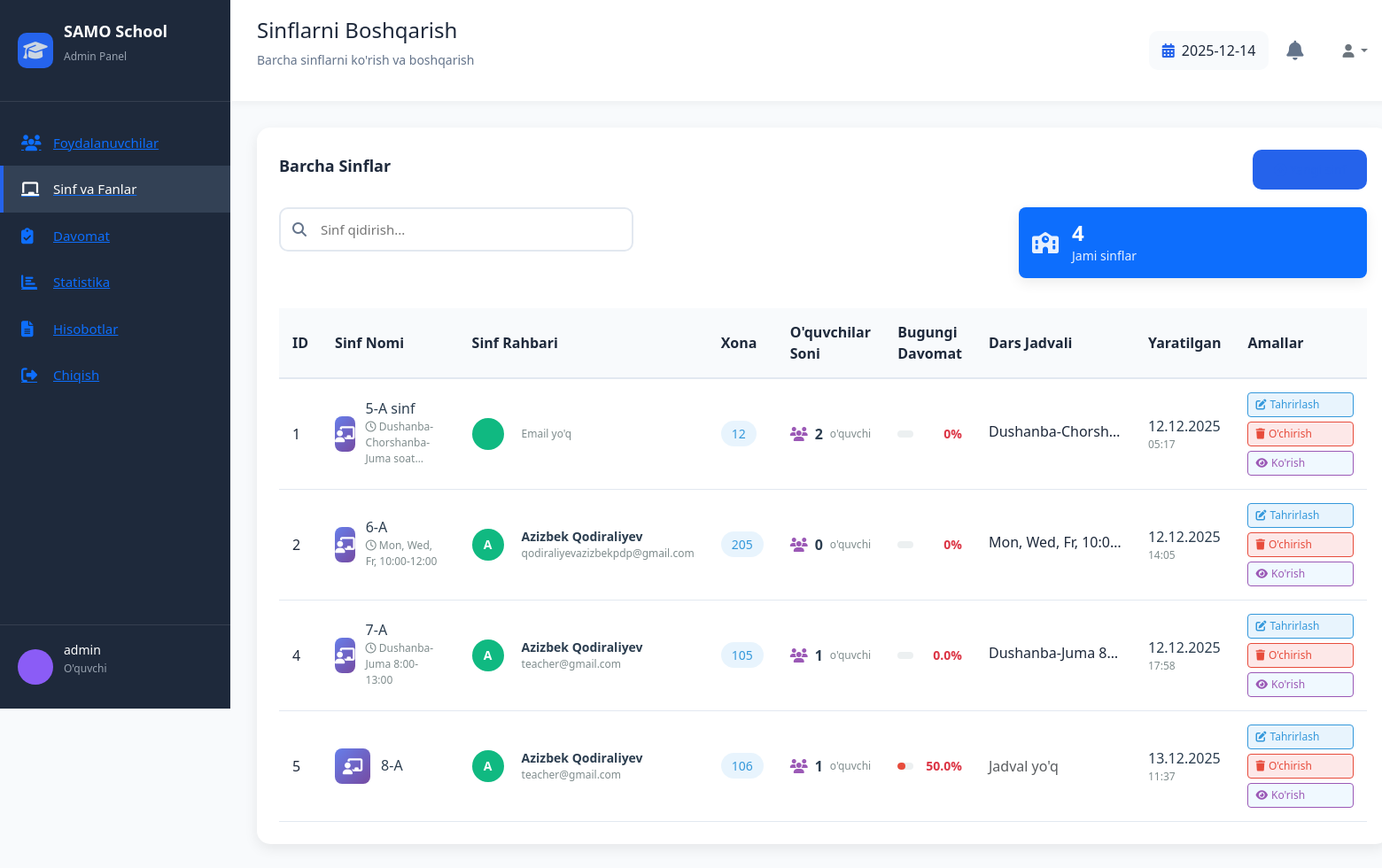
Page /classes/ (signed in) on the committed database.
### attendance/models.py (models this page shows, shortened)
class Class(models.Model):
    name = models.CharField(max_length=50)
    teacher = models.ForeignKey(User, on_delete=models.SET_NULL, null=True,
                                related_name='teacher_classes')
    room = models.CharField(max_length=20, blank=True, null=True)
    schedule = models.CharField(max_length=100, blank=True, null=True)
    created_at = models.DateTimeField(auto_now_add=True)

### attendance/views.py (the view)
# urls.py: path('classes/', views.manage_classes, name='manage_classes'),
@login_required
def manage_classes(request):
    if not user_is_admin(request.user):
        messages.error(request, "Sizda admin huquqlari yo'q!")
        return redirect('login')
    classes = Class.objects.select_related('teacher').annotate(
        student_count=Count('students')
    ).all()
    today = timezone.now().date()
    for cls in classes:
        total = Attendance.objects.filter(class_obj=cls, date=today).count()
        present = Attendance.objects.filter(class_obj=cls, date=today, status='present').count()
        cls.attendance_rate = round((present / total * 100) if total > 0 else 0, 1)
    context = {
        'classes': classes,
    }
    return render(request, 'attendance/manage_classes.html', context)

### attendance/views.py (called while the page is built)
def user_is_admin(user):
    if user.is_superuser:
        return True
    if hasattr(user, 'profile'):
        return user.profile.role == 'admin'
    return False

### attendance/templates/attendance/manage_classes.html (shortened to what this page needs)
{% extends 'attendance/base_admin.html' %}
{% block page_title %}Sinflarni Boshqarish{% endblock %}
{% block page_subtitle %}Barcha sinflarni ko'rish va boshqarish{% endblock %}
{% block content %}
<div class="dashboard-card">
    <div class="card-header">
        <h3>Barcha Sinflar</h3>
        <a href="{% url 'add_class' %}" class="btn btn-primary">
            <i class="fas fa-plus-circle"></i> Yangi sinf
        </a>
    </div>
    <div class="card-body">
        <div class="row mb-4">
            <div class="col-md-8">
                <div class="search-box">
                    <i class="fas fa-search"></i>
                    <input type="text" id="classSearch" placeholder="Sinf qidirish..." onkeyup="searchClasses()">
                </div>
            </div>
            <div class="col-md-4">
                <div class="stat-card bg-primary">
                    <i class="fas fa-school"></i>
                    <div>
                        <h4>{{ classes|length }}</h4>
                        <p>Jami sinflar</p>
                    </div>
                </div>
            </div>
        </div>
        <div class="table-responsive">
            <table class="data-table" id="classesTable">
                <thead>
                    <tr>
                        <th>ID</th>
                        <th>Sinf Nomi</th>
                        <th>Sinf Rahbari</th>
                        <th>Xona</th>
                        <th>O'quvchilar Soni</th>
                        <th>Bugungi Davomat</th>
                        <th>Dars Jadvali</th>
                        <th>Yaratilgan</th>
                        <th>Amallar</th>
                    </tr>
                </thead>
                <tbody>
                    {% for class in classes %}
                    <tr>
                        <td>{{ class.id }}</td>
                        <td>
                            <div class="class-cell">
                                <div class="class-icon">
                                    <i class="fas fa-chalkboard-teacher"></i>
                                </div>
                                <div class="class-info">
                                    <h4>{{ class.name }}</h4>
                                    {% if class.schedule %}
                                    <p><i class="far fa-clock"></i> {{ class.schedule|truncatechars:30 }}</p>
                                    {% endif %}
                                </div>
                            </div>
                        </td>
                        <td>
                            {% if class.teacher %}
                            <div class="teacher-cell">
                                <div class="user-avatar teacher">
                                    {{ class.teacher.first_name|first|upper }}
                                </div>
                                <div class="teacher-info">
                                    <strong>{{ class.teacher.get_full_name }}</strong>
                                    <small>{{ class.teacher.email|default:"Email yo'q" }}</small>
                                </div>
                            </div>
                            {% else %}
                            <span class="text-muted">Tayinlanmagan</span>
                            {% endif %}
                        </td>
                        <td>
                            {% if class.room %}
                            <span class="room-badge">{{ class.room }}</span>
                            {% else %}
                            <span class="text-muted">-</span>
                            {% endif %}
                        </td>
                        <td>
                            <div class="student-count">
                                <i class="fas fa-users"></i>
                                <span class="count">{{ class.student_count|default:0 }}</span>
                                <span class="label">o'quvchi</span>
                            </div>
                        </td>
                        <td>
                            <div class="attendance-widget">
                                {% if class.attendance_rate >= 80 %}
                                <div class="progress high">
                                    <div class="progress-bar" style="width: {{ class.attendance_rate }}%"></div>
                                </div>
                                <span class="percentage text-success">{{ class.attendance_rate }}%</span>
                                {% elif class.attendance_rate >= 60 %}
                                <div class="progress medium">
                                    <div class="progress-bar" style="width: {{ class.attendance_rate }}%"></div>
                                </div>
                                <span class="percentage text-warning">{{ class.attendance_rate }}%</span>
                                {% else %}
                                <div class="progress low">
                                    <div class="progress-bar" style="width: {{ class.attendance_rate }}%"></div>
                                </div>
                                <span class="percentage text-danger">{{ class.attendance_rate }}%</span>
                                {% endif %}
                            </div>
                        </td>
                        <td>
                            {% if class.schedule %}
                            <span class="schedule-info" title="{{ class.schedule }}">
                                {{ class.schedule|truncatechars:20 }}
                            </span>
                            {% else %}
                            <span class="text-muted">Jadval yo'q</span>
                            {% endif %}
                        </td>
                        <td>
                            <div class="date-info">
                                <div>{{ class.created_at|date:"d.m.Y" }}</div>
                                <small>{{ class.created_at|date:"H:i" }}</small>
                            </div>
                        </td>
                        <td>
                            <div class="action-buttons">
                                <a href="{% url 'edit_class' class.id %}" class="action-btn-small edit-btn">
                                    <i class="fas fa-edit"></i> Tahrirlash
                                </a>
                                <a href="{% url 'delete_class' class.id %}" class="action-btn-small delete-btn"
                                   onclick="return confirm('{{ class.name }} sinfini oʻchirishni tasdiqlaysizmi? Bu bilan sinfga tegishli barcha davomat maʼlumotlari ham oʻchiriladi.')">
                                    <i class="fas fa-trash"></i> O'chirish
                                </a>
                                <button class="action-btn-small view-btn" onclick="viewClassDetails({{ class.id }})">
                                    <i class="fas fa-eye"></i> Ko'rish
                                </button>
                            </div>
                        </td>
                    </tr>
                    {% endfor %}
                </tbody>
            </table>
        </div>
    </div>
</div>
{% endblock %}

### attendance/templates/attendance/base_admin.html (shortened to what this page needs)
<!DOCTYPE html>
<html lang="uz">
<head>
    <link rel="stylesheet" href="https://cdnjs.cloudflare.com/ajax/libs/font-awesome/6.4.0/css/all.min.css">
    <link rel="stylesheet" href="https://cdn.jsdelivr.net/npm/flatpickr/dist/flatpickr.min.css">
    <link href="https://cdn.jsdelivr.net/npm/bootstrap@5.3.0/dist/css/bootstrap.min.css" rel="stylesheet">
</head>
<body>
    <div class="sidebar">
        <div class="sidebar-header">
            <div class="logo">
                <div class="logo-icon">
                    <i class="fas fa-graduation-cap"></i>
                </div>
                <div class="logo-text">
                    <h2>SAMO School</h2>
                    <p>Admin Panel</p>
                </div>
            </div>
        </div>
        <div class="sidebar-menu">
            <a href="{% url 'manage_users' %}" class="menu-link">
                <div class="menu-item {% if 'users' in request.path %}active{% endif %}" data-page="users">
                    <i class="fas fa-users"></i>
                    <span>Foydalanuvchilar</span>
                </div>
            </a>
            <a href="{% url 'manage_classes' %}" class="menu-link">
                <div class="menu-item {% if 'classes' in request.path %}active{% endif %}" data-page="classes">
                    <i class="fas fa-chalkboard"></i>
                    <span>Sinf va Fanlar</span>
                </div>
            </a>
            <a href="{% url 'manage_attendance' %}" class="menu-link">
                <div class="menu-item {% if 'attendance' in request.path %}active{% endif %}" data-page="attendance">
                    <i class="fas fa-clipboard-check"></i>
                    <span>Davomat</span>
                </div>
            </a>
            <a href="{% url 'statistics' %}" class="menu-link">
                <div class="menu-item {% if 'statistics' in request.path %}active{% endif %}" data-page="statistics">
                    <i class="fas fa-chart-bar"></i>
                    <span>Statistika</span>
                </div>
            </a>
            <a href="{% url 'reports' %}" class="menu-link">
                <div class="menu-item {% if 'reports' in request.path %}active{% endif %}" data-page="reports">
                    <i class="fas fa-file-alt"></i>
                    <span>Hisobotlar</span>
                </div>
            </a>
            <a href="{% url 'logout' %}" class="menu-link">
                <div class="menu-item {% if 'logout' in request.path %}active{% endif %}" data-page="logout">
                    <i class="fas fa-sign-out-alt"></i>
                    <span>Chiqish</span>
                </div>
            </a>
        </div>
        <div class="sidebar-footer">
            <div class="admin-info">
                <div class="admin-avatar">
                </div>
                <div class="admin-details">
                    <h4>{{ request.user.get_full_name|default:request.user.username }}</h4>
                    <p>
                        {% if request.user.profile.role == 'admin' %}
                            Administrator
                        {% elif request.user.profile.role == 'teacher' %}
                            O'qituvchi
                        {% else %}
                            O'quvchi
                        {% endif %}
                    </p>
                </div>
            </div>
        </div>
    </div>
    <div class="main-content">
        <div class="top-nav">
            <div class="page-title">
                <h1>{% block page_title %}Admin Dashboard{% endblock %}</h1>
                <p>{% block page_subtitle %}Barcha tizimni boshqarish paneli{% endblock %}</p>
            </div>
            <div class="nav-right">
                <div class="date-picker" id="datePicker">
                    <i class="fas fa-calendar-alt"></i>
                    <span id="currentDate">{% now "Y-m-d" %}</span>
                </div>
                <div class="notifications">
                    <div class="notification-icon">
                        <i class="fas fa-bell"></i>
                    </div>
                </div>
                <div class="dropdown">
                    <button class="btn btn-outline-secondary dropdown-toggle" type="button" data-bs-toggle="dropdown">
                        <i class="fas fa-user"></i>
                    </button>
                </div>
            </div>
        </div>
        <div class="content-area">
            {% block content %}{% endblock %}
        </div>
    </div>
</body>
</html>

### attendance/templates/attendance/manage_classes.html (style rules this page uses)
.class-cell { display: flex; align-items: center; gap: 12px; }
.class-icon { width: 40px; height: 40px; background: linear-gradient(135deg, #667eea 0%, #764ba2 100%); border-radius: 8px; display: flex; align-items: center; justify-content: center; color: white; font-size: 18px; }
.class-info h4 { margin: 0; font-size: 16px; color: #2c3e50; }
.class-info p { margin: 2px 0 0 0; font-size: 12px; color: #7f8c8d; }
.teacher-cell { display: flex; align-items: center; gap: 8px; }
.teacher-info { display: flex; flex-direction: column; }
.teacher-info strong { font-size: 14px; color: #2c3e50; }
.teacher-info small { font-size: 12px; color: #7f8c8d; }
.room-badge { display: inline-block; padding: 4px 12px; background: #e8f4fd; color: #3498db; border-radius: 20px; font-weight: 500; font-size: 14px; }
.student-count { display: flex; align-items: center; gap: 8px; }
.student-count i { color: #9b59b6; font-size: 16px; }
.student-count .count { font-weight: 600; font-size: 16px; color: #2c3e50; }
.student-count .label { font-size: 12px; color: #7f8c8d; }
.attendance-widget { display: flex; align-items: center; gap: 10px; }
.attendance-widget .progress { flex: 1; height: 8px; border-radius: 4px; background: #ecf0f1; overflow: hidden; }
.attendance-widget .progress.low .progress-bar { background: #e74c3c; }
.attendance-widget .progress-bar { height: 100%; border-radius: 4px; transition: width 0.3s ease; }
.attendance-widget .percentage { font-weight: 600; font-size: 14px; min-width: 45px; text-align: right; }
.schedule-info { display: inline-block; max-width: 150px; overflow: hidden; text-overflow: ellipsis; white-space: nowrap; cursor: help; }
.date-info { display: flex; flex-direction: column; }
.date-info div { font-weight: 500; color: #2c3e50; }
.date-info small { font-size: 12px; color: #7f8c8d; }
.action-buttons { display: flex; flex-direction: column; gap: 5px; min-width: 120px; }
.action-btn-small { padding: 4px 8px; font-size: 12px; border-radius: 4px; text-decoration: none; display: flex; align-items: center; gap: 4px; transition: all 0.2s ease; }
.action-btn-small.edit-btn { background: #e8f4fd; color: #3498db; border: 1px solid #3498db; }
.action-btn-small.delete-btn { background: #fde8e8; color: #e74c3c; border: 1px solid #e74c3c; }
.action-btn-small.view-btn { background: #f0f9ff; color: #9b59b6; border: 1px solid #9b59b6; }
.stat-card { display: flex; align-items: center; gap: 15px; padding: 15px; border-radius: 8px; color: white; }
.stat-card i { font-size: 24px; opacity: 0.9; }
.stat-card h4 { margin: 0; font-size: 24px; font-weight: 700; }
.stat-card p { margin: 0; font-size: 14px; opacity: 0.9; }

### rows in the picture
Class: id "1", name "5-A sinf", schedule "Dushanba-Chorshanba-Juma soat…", teacher.email "Email yo'q", room "12", student_count "2", attendance_rate "0", schedule "Dushanba-Chorsh…", created_at "12.12.2025", created_at "05:17"
Class: id "2", name "6-A", schedule "Mon, Wed, Fr, 10:00-12:00", teacher.first_name|first "A", teacher.get_full_name "Azizbek Qodiraliyev", teacher.email "qodiraliyevazizbekpdp@gmail.com", room "205", student_count "0", attendance_rate "0", schedule "Mon, Wed, Fr, 10:0…", created_at "12.12.2025", created_at "14:05"
Class: id "4", name "7-A", schedule "Dushanba-Juma 8:00-13:00", teacher.first_name|first "A", teacher.get_full_name "Azizbek Qodiraliyev", teacher.email "teacher@gmail.com", room "105", student_count "1", attendance_rate "0.0", schedule "Dushanba-Juma 8…", created_at "12.12.2025", created_at "17:58"
Class: id "5", name "8-A", teacher.first_name|first "A", teacher.get_full_name "Azizbek Qodiraliyev", teacher.email "teacher@gmail.com", room "106", student_count "1", attendance_rate "50.0", shows "Jadval yo'q", created_at "13.12.2025", created_at "11:37"

### other values in the picture
{{ request.user.get_full_name|default:request.user.username }} "admin"
{{ classes|length }} "4"
